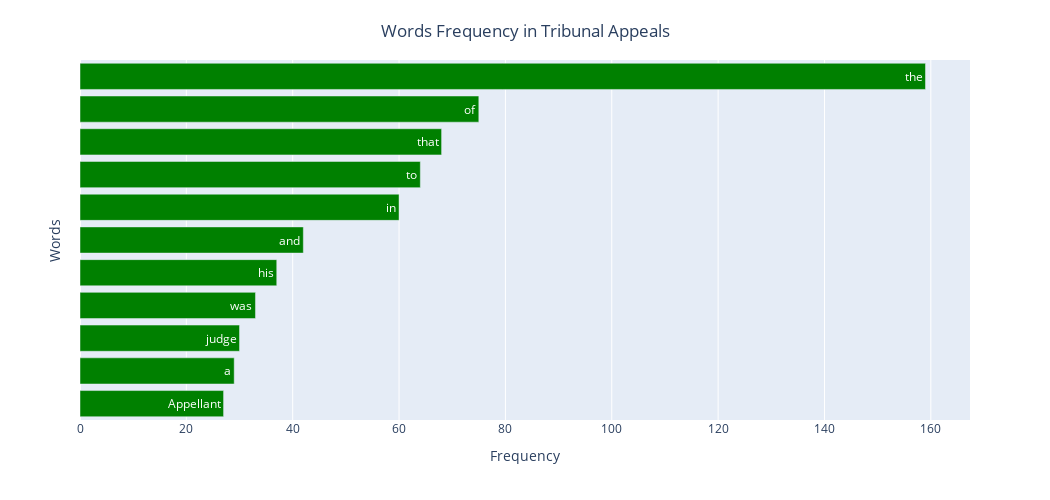

The cell this chart's notebook holds for it:
### Code cell
import matplotlib.pyplot as plt
import plotly.express as px

fig = px.bar(df.loc[0:10,:], x='counts', y='words', orientation='h', text = 'words',
             labels={
                     "counts": "Frequency",
                     "words": "Words"
                 },)
fig.layout.yaxis.type = 'category'
fig.update_layout(yaxis_categoryorder = 'total ascending')
fig.update_layout(yaxis=dict(showticklabels=False))
fig.update_traces(texttemplate='%{text}', textposition='auto', marker_color='green')
fig.update_layout(uniformtext_minsize=8, uniformtext_mode='hide',   title={
        'text': "Words Frequency in Tribunal Appeals",
        'y':0.95,
        'x':0.5,
        'xanchor': 'center',
        'yanchor': 'top'})
fig.update_layout(
    autosize=False,
    width=1050,
    height=500)
fig.show()

### Figure 1 — Plotly figure (JSON) as saved in the notebook; plotly's stock layout.template omitted (floating-point values rounded to 4 significant figures)
{"data": [{"alignmentgroup": "True", "hovertemplate": "Frequency=%{x}<br>Words=%{text}<extra></extra>", "legendgroup": "", "marker": {"color": "green"}, "name": "", "offsetgroup": "", "orientation": "h", "showlegend": false, "text": ["the", "of", "that", "to", "in", "and", "his", "was", "judge", "a", "Appellant"], "textposition": "auto", "texttemplate": "%{text}", "type": "bar", "x": [159, 75, 68, 64, 60, 42, 37, 33, 30, 29, 27], "xaxis": "x", "y": ["the", "of", "that", "to", "in", "and", "his", "was", "judge", "a", "Appellant"], "yaxis": "y"}], "layout": {"autosize": false, "barmode": "relative", "height": 500, "legend": {"tracegroupgap": 0}, "margin": {"t": 60}, "title": {"text": "Words Frequency in Tribunal Appeals", "x": 0.5, "xanchor": "center", "y": 0.95, "yanchor": "top"}, "uniformtext": {"minsize": 8, "mode": "hide"}, "width": 1050, "xaxis": {"anchor": "y", "domain": [0, 1], "title": {"text": "Frequency"}}, "yaxis": {"anchor": "x", "categoryorder": "total ascending", "domain": [0, 1], "showticklabels": false, "title": {"text": "Words"}, "type": "category"}}}
